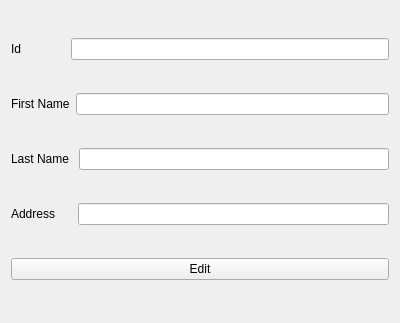
<?xml version="1.0" encoding="UTF-8"?>
<ui version="4.0">
 <class>Form</class>
 <widget class="QWidget" name="Form">
  <property name="geometry">
   <rect>
    <x>0</x>
    <y>0</y>
    <width>400</width>
    <height>323</height>
   </rect>
  </property>
  <property name="windowTitle">
   <string>Edit Customer</string>
  </property>
  <layout class="QVBoxLayout" name="verticalLayout">
   <item>
    <layout class="QHBoxLayout" name="horizontalLayout">
     <item>
      <widget class="QLabel" name="label">
       <property name="text">
        <string>Id             </string>
       </property>
      </widget>
     </item>
     <item>
      <widget class="QLineEdit" name="id"/>
     </item>
    </layout>
   </item>
   <item>
    <layout class="QHBoxLayout" name="horizontalLayout_2">
     <item>
      <widget class="QLabel" name="label_2">
       <property name="text">
        <string>First Name</string>
       </property>
      </widget>
     </item>
     <item>
      <widget class="QLineEdit" name="fName"/>
     </item>
    </layout>
   </item>
   <item>
    <layout class="QHBoxLayout" name="horizontalLayout_3">
     <item>
      <widget class="QLabel" name="label_3">
       <property name="text">
        <string>Last Name </string>
       </property>
      </widget>
     </item>
     <item>
      <widget class="QLineEdit" name="lName"/>
     </item>
    </layout>
   </item>
   <item>
    <layout class="QHBoxLayout" name="horizontalLayout_4">
     <item>
      <widget class="QLabel" name="label_4">
       <property name="text">
        <string>Address     </string>
       </property>
      </widget>
     </item>
     <item>
      <widget class="QLineEdit" name="address"/>
     </item>
    </layout>
   </item>
   <item>
    <widget class="QPushButton" name="Edit">
     <property name="text">
      <string>Edit</string>
     </property>
    </widget>
   </item>
  </layout>
 </widget>
 <resources/>
 <connections/>
</ui>
